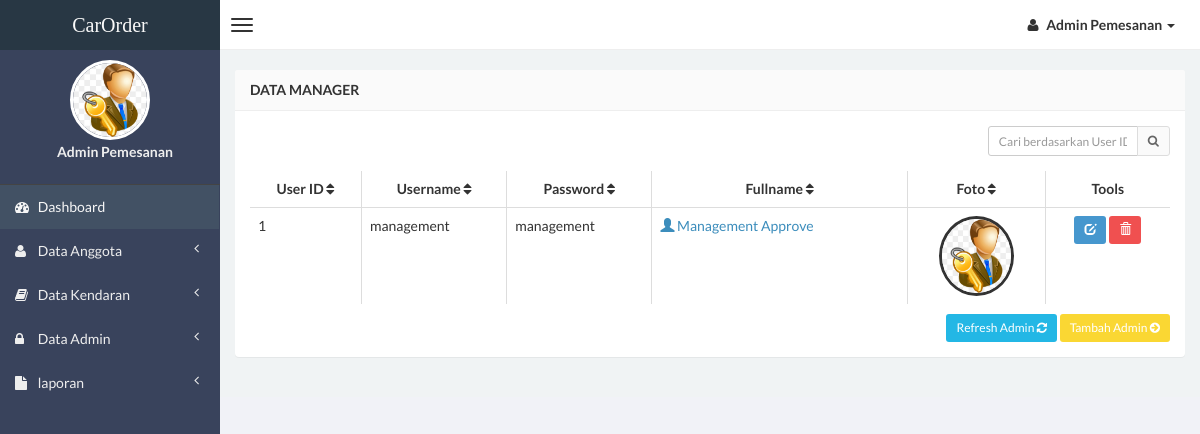
The app's page /management/admin.php (signed in), older data.
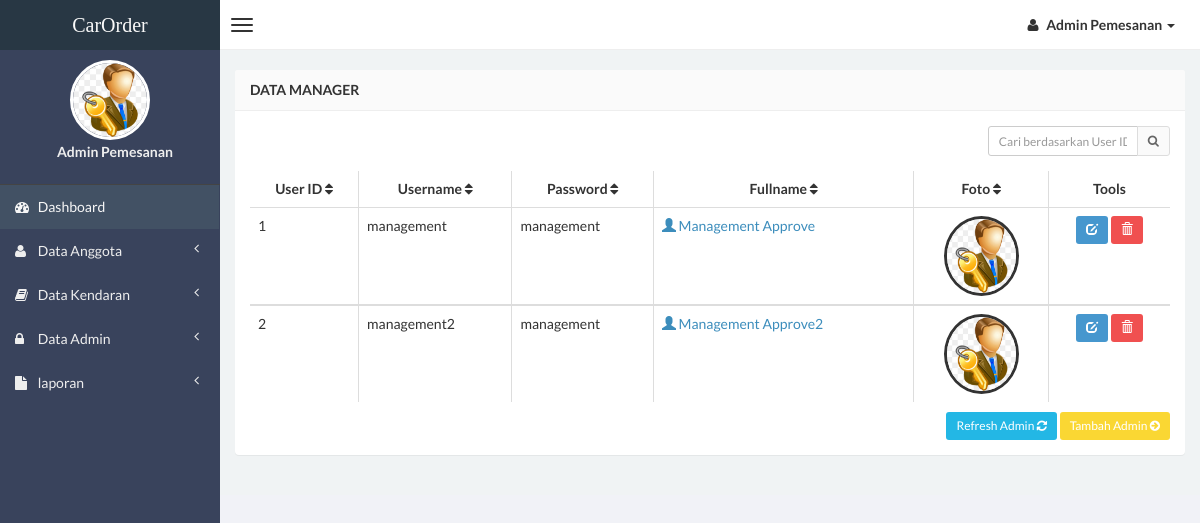
The same page, newer data.
### tables this page shows
CREATE TABLE IF NOT EXISTS `management` (
`user_id` int(2) NOT NULL ,
  `username` varchar(15) NOT NULL,
  `password` varchar(15) NOT NULL,
  `fullname` varchar(30) NOT NULL,
  `gambar` varchar(30) NOT NULL
);

### management/admin.php (the view, shortened to what this page needs)
<?php
if (empty($_SESSION['username'])){
	header('location:../index.php');
} else {
?>
<!DOCTYPE html>
<html>
<head>
    <link href="../css/bootstrap.min.css" rel="stylesheet" type="text/css" />
    <link href="../css/font-awesome.min.css" rel="stylesheet" type="text/css" />
    <link href="../css/ionicons.min.css" rel="stylesheet" type="text/css" />
    <link href="../css/morris/morris.css" rel="stylesheet" type="text/css" />
    <link href="../css/jvectormap/jquery-jvectormap-1.2.2.css" rel="stylesheet" type="text/css" />
    <link href="../css/datepicker/datepicker3.css" rel="stylesheet" type="text/css" />
    <link href="../css/daterangepicker/daterangepicker-bs3.css" rel="stylesheet" type="text/css" />
    <link href="../css/iCheck/all.css" rel="stylesheet" type="text/css" />
    <link href="../css/style.css" rel="stylesheet" type="text/css" />
      </head>
      <body class="skin-black">
        <header class="header">
            <a href="index.php" class="logo">
                CarOrder
            </a>
            <nav class="navbar navbar-static-top" role="navigation">
                <a href="#" class="navbar-btn sidebar-toggle" data-toggle="offcanvas" role="button">
                    <span class="icon-bar"></span>
                    <span class="icon-bar"></span>
                    <span class="icon-bar"></span>
                </a>
                <div class="navbar-right">
                    <ul class="nav navbar-nav">
                        <li class="dropdown user user-menu">
                            <a href="#" class="dropdown-toggle" data-toggle="dropdown">
                                <i class="fa fa-user"></i>
                                <span><?php echo $_SESSION['fullname']; ?> <i class="caret"></i></span>
                            </a>
                                </li>
                            </ul>
                        </div>
                    </nav>
                </header>
<?php } ?>
                <div class="wrapper row-offcanvas row-offcanvas-left">
                    <aside class="left-side sidebar-offcanvas">
                        <section class="sidebar">
                            <div class="user-panel">
                                <div>
                                    <center><img src="<?php echo $_SESSION['gambar']; ?>" height="80" width="80" class="img-circle" alt="User Image" style="border: 3px solid white;" /></center>
                                </div>
                                <div class="info">
                                    <center><p><?php echo $_SESSION['fullname']; ?></p></center>
                                </div>
                            </div>
                            <?php include "menu.php"; ?>
                        </section>
                    </aside>
                    <aside class="right-side">
                <section class="content">
                    <div class="row">
                        <div class="col-xs-12">
                            <div class="panel">
                                <header class="panel-heading">
                                    <b>Data Manager</b>
                                </header>
                                <div class="panel-body table-responsive">
                                    <div class="box-tools m-b-15">
                                    <form action="admin.php" method="POST">
                                        <div class="input-group">
                                        <input type='text' class="form-control input-sm pull-right" style="width: 150px;"  name='qcari' placeholder='Cari berdasarkan User ID dan Username' required />
                                            <div class="input-group-btn">
                                                <button class="btn btn-sm btn-default" type="submit"><i class="fa fa-search"></i></button>
                                            </div>
                                        </div>
                                    </form>
                                    </div>
                                    <?php
                    $query1="select * from management";
                    $tampil=mysqli_query($conn,$query1) or die(mysqli_error($conn));
                    ?>
                                    <table id="example" class="table table-hover table-bordered">
                  <thead>
                      <tr>
                        <th><center>User ID <i class="fa fa-sort"></i></center></th>
                        <th><center>Username <i class="fa fa-sort"></i></center></th>
                        <th><center>Password <i class="fa fa-sort"></i></center></th>
                        <th><center>Fullname <i class="fa fa-sort"></i></center></th>
                        <th><center>Foto <i class="fa fa-sort"></i></center></th>
                        <th><center>Tools</center></th>
                      </tr>
                  </thead>
                     <?php while($data=mysqli_fetch_array($tampil))
                    { ?>
                    <tbody>
                    <tr>
                    <td><?php echo $data['user_id']; ?></td>
                    <td><?php echo $data['username'];?></td>
                    <td><?php echo $data['password'];?></td>
                    <td><a href="detail-admin.php?hal=edit&kd=<?php echo $data['user_id'];?>"><span class="glyphicon glyphicon-user"></span> <?php echo $data['fullname']; ?></a></td>
                    <td><center><img src="<?php echo $data['gambar']; ?>" class="img-circle" height="80" width="75" style="border: 3px solid #333333;" /></center></td>
                    <td><center><div id="thanks"><a class="btn btn-sm btn-primary" data-placement="bottom" data-toggle="tooltip" title="Edit Admin" href="edit-admin.php?hal=edit&kd=<?php echo $data['user_id'];?>"><span class="glyphicon glyphicon-edit"></span></a>
                    <a onclick="return confirm ('Yakin hapus <?php echo $data['fullname'];?>.?');" class="btn btn-sm btn-danger tooltips" data-placement="bottom" data-toggle="tooltip" title="Hapus Admin" href="hapus-admin.php?hal=hapus&kd=<?php echo $data['user_id'];?>"><span class="glyphicon glyphicon-trash"></a></center></td></tr></div>
                 <?php
              }
              ?>
                <div class="text-right" style="margin-top: 10px;">
                 <a href="admin.php" class="btn btn-sm btn-info">Refresh Admin <i class="fa fa-refresh"></i></a> <a href="input-admin.php" class="btn btn-sm btn-warning">Tambah Admin <i class="fa fa-arrow-circle-right"></i></a>
                </div>
                                </div>
                            </div>
                        </div>
                    </div>
</body>
</html>

### management/menu.php (shortened to what this page needs)
<ul class="sidebar-menu">
    <li class="active">
        <a href="index.php">
            <i class="fa fa-dashboard"></i> <span>Dashboard</span>
        </a>
    </li>
    <li class="treeview">
    <a href="#">
        <i class="fa fa-user"></i>
        <span>Data Anggota</span>
        <i class="fa fa-angle-left pull-right"></i>
    </a>
    </li>
    <li class="treeview">
    <a href="#">
        <i class="fa fa-book"></i>
        <span>Data Kendaran</span>
        <i class="fa fa-angle-left pull-right"></i>
    </a>
    </li>
    <li class="treeview">
    <a href="#">
        <i class="fa fa-lock"></i>
        <span>Data Admin</span>
        <i class="fa fa-angle-left pull-right"></i>
    </a>
    </li>
    <li class="treeview">
    <a href="#">
        <i class="fa fa-file"></i>
        <span>laporan</span>
        <i class="fa fa-angle-left pull-right"></i>
    </a>
    </li>
</ul>

Row changes from the older to the newer data that the page shows:
added management: user_id "2", username "management2", password "management", fullname "Management Approve2", gambar (picture)
